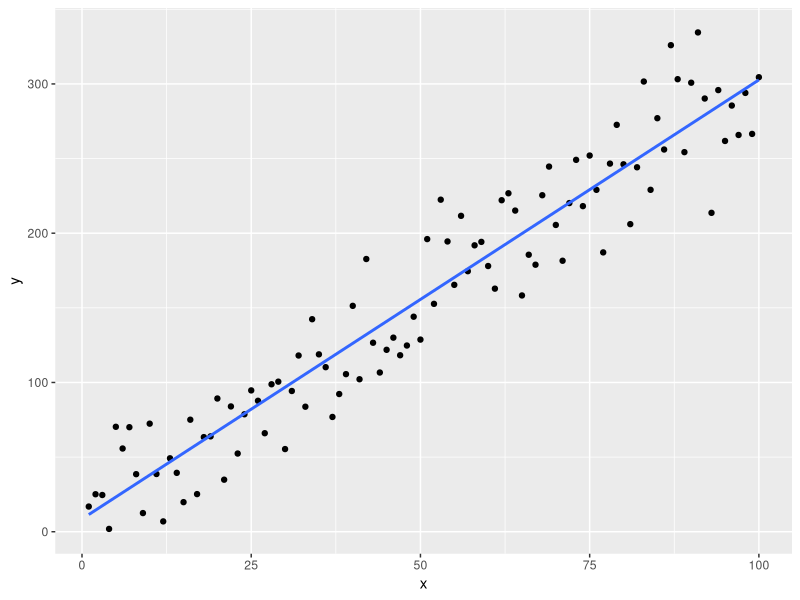
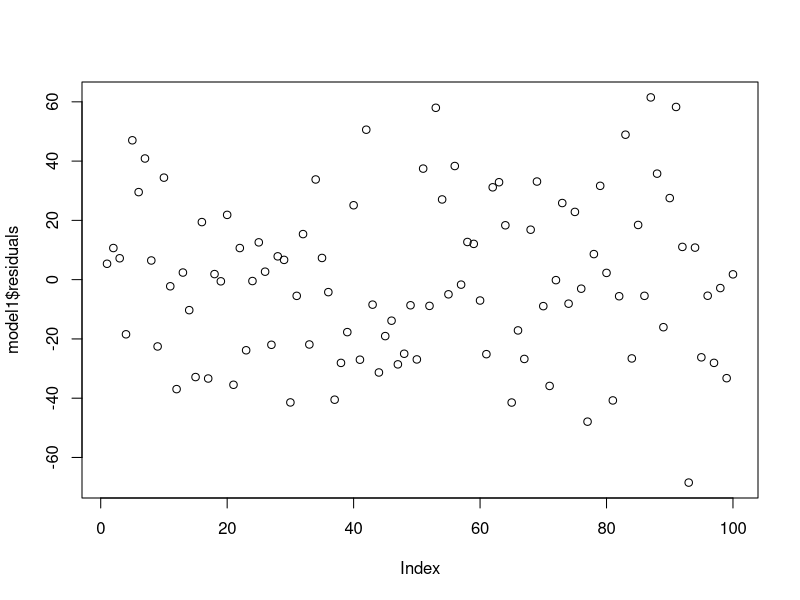
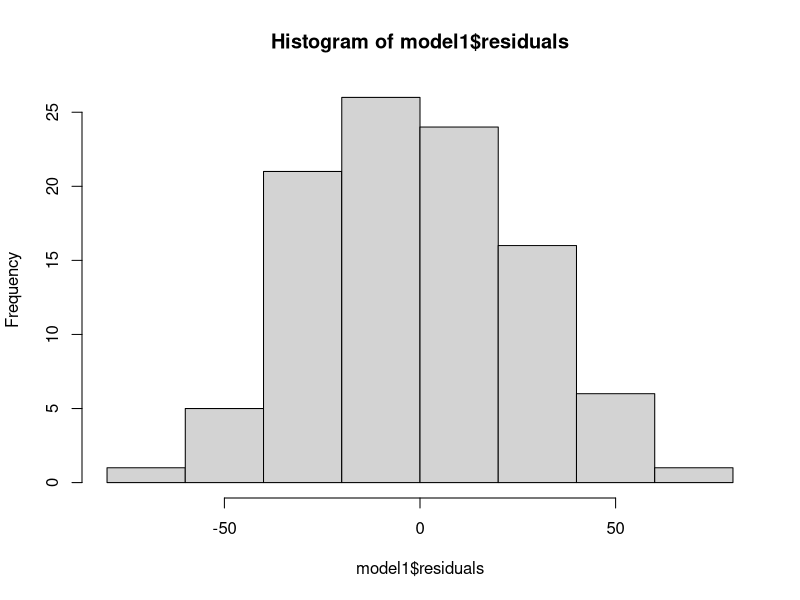
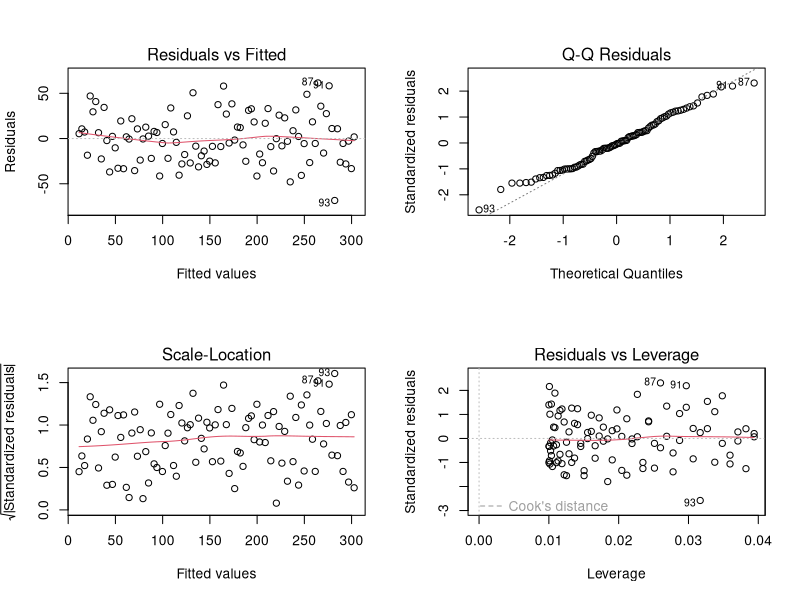
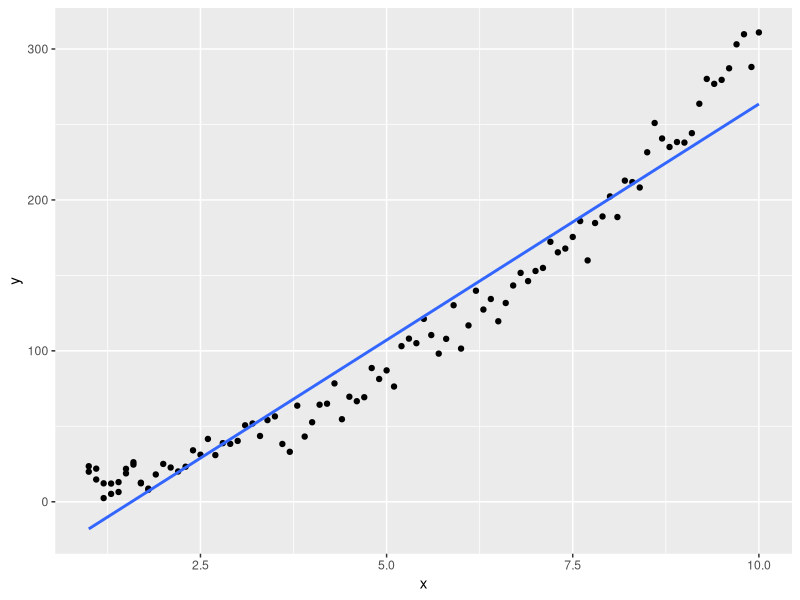
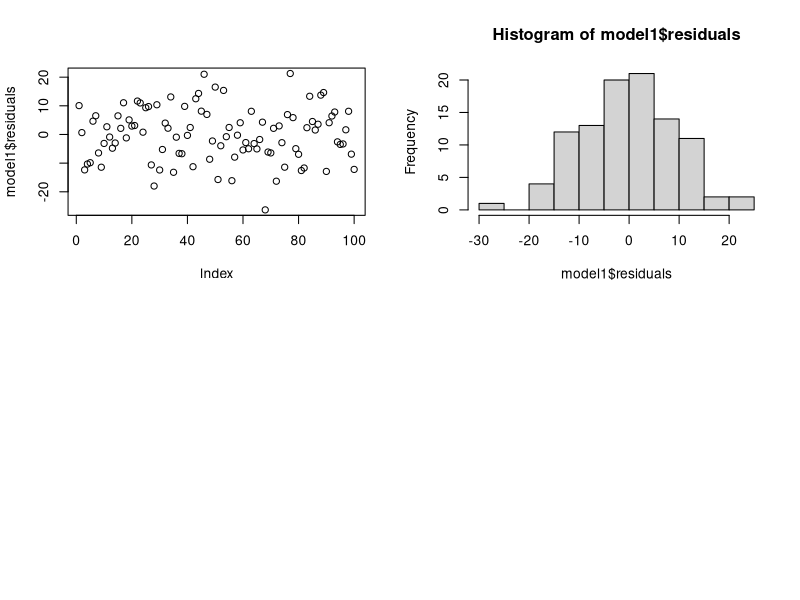
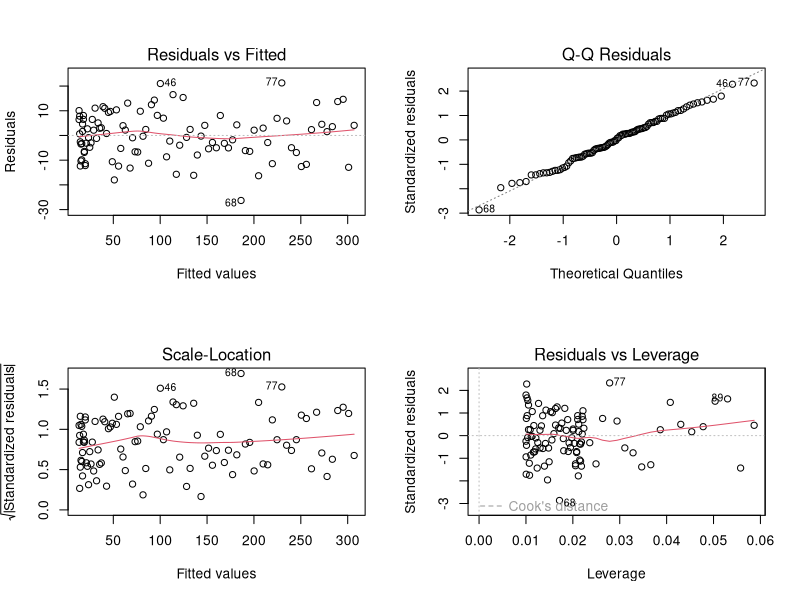
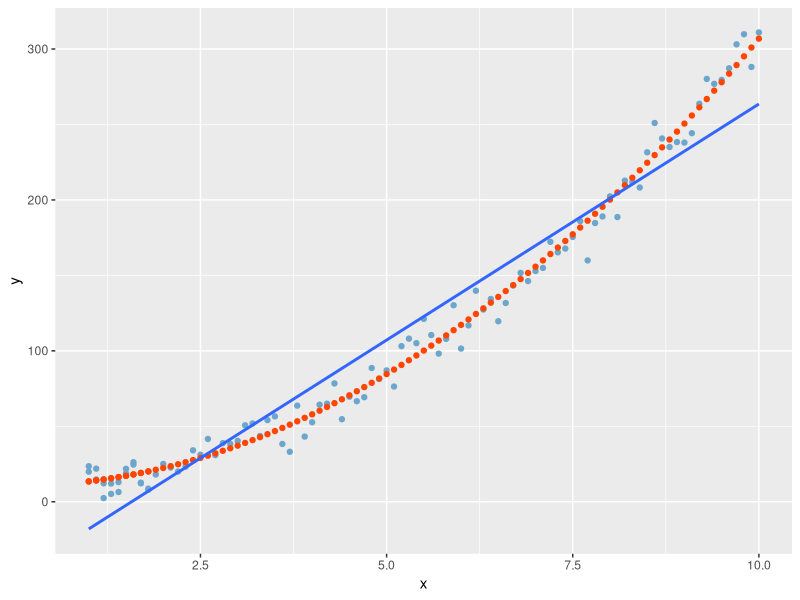

Here is the R script that generated these plots, in order:
x <- seq(1, 100)
e <- rnorm(100, 0, 25)
y <- x*3 + 8 + e
df <- as.data.frame(cbind(y,x))
library(tidyverse)
ggplot()+geom_point(df, mapping = aes(x = x, y=y))+
  geom_smooth(df, mapping = aes(x = x, y=y), method = "lm", se = F)

model1 <- lm(y~x, df)
summary(model1)

plot(model1$residuals)
hist(model1$residuals)
par(mfrow = c(2, 2))
plot(model1)

df$pred <- model1$fitted.values

a <- ggplot(df)+ geom_point(mapping = aes(x,y), color='skyblue3')+
  geom_point(mapping = aes(x,pred), color='orangered')

##### parabola

x <- seq(1, 10, 0.1)
e <- rnorm(100, 0, 9)
y <- 3*x^2 + 8 + e
df <- as.data.frame(cbind(y,x))
ggplot()+geom_point(df, mapping = aes(x = x, y=y))+
  geom_smooth(df, mapping = aes(x = x, y=y), method = "lm", se = F)

model1 <- lm(y~I(x^2), df)
summary(model1)

plot(model1$residuals)
hist(model1$residuals)
par(mfrow = c(2, 2))
plot(model1)

df$pred <- model1$fitted.values

b <- ggplot(df)+ geom_point(mapping = aes(x,y), color='skyblue3')+
  geom_point(mapping = aes(x,pred), color='orangered')+
  geom_smooth(df, mapping = aes(x = x, y=y), method = "lm", se = F)
b

##### influence

x <- seq(1, 100)
e <- rnorm(100, 0, 25)
y <- x*3 + 8 + e
df <- as.data.frame(cbind(y,x))
df <- rbind(df, c(1000, 10))
df <- rbind(df, c(10, 1000))
df <- rbind(df, c(3000, 1000))

ggplot()+geom_point(df, mapping = aes(x = x, y=y))+
  geom_smooth(df, mapping = aes(x = x, y=y), method = "lm", se = F)

model1 <- lm(y~x, df)
summary(model1)

plot(model1$residuals)
hist(model1$residuals)
par(mfrow = c(2, 2))
plot(model1)

df$pred <- model1$fitted.values

ggplot(df[1:100,])+ geom_point(mapping = aes(x,y), color='skyblue3')+
  geom_point(mapping = aes(x,pred), color='orangered')


model1 <- lm(y~x, df[1:101,])
summary(model1)
par(mfrow = c(2, 2))
plot(model1)

df[1:101,]$pred <- model1$fitted.values

ggplot(df[1:100,])+ geom_point(mapping = aes(x,y), color='skyblue3')+
  geom_point(mapping = aes(x,pred), color='orangered')



df <- as.data.frame(cbind(y,x))
df <- rbind(df, c(2000, 1000))
model1 <- lm(y~x, df)
summary(model1)

plot(model1$residuals)
hist(model1$residuals)
par(mfrow = c(2, 2))
plot(model1)

df$pred <- model1$fitted.values

ggplot(df[1:101,])+ geom_point(mapping = aes(x,y), color='skyblue3')+
  geom_point(mapping = aes(x,pred), color='orangered')

ggplot(df)+ geom_point(mapping = aes(x,y), color='skyblue3')+
  geom_point(mapping = aes(x,pred), color='orangered')+
  geom_smooth(df, mapping = aes(x = x, y=y), method = "lm", se = F)






